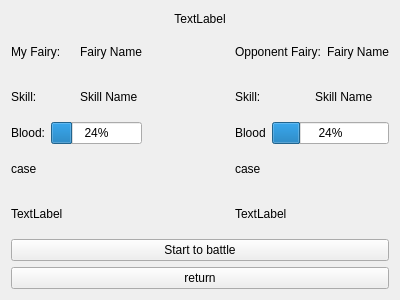
<?xml version="1.0" encoding="UTF-8"?>
<ui version="4.0">
 <class>battlefieldForm</class>
 <widget class="QWidget" name="battlefieldForm">
  <property name="geometry">
   <rect>
    <x>0</x>
    <y>0</y>
    <width>400</width>
    <height>300</height>
   </rect>
  </property>
  <property name="windowTitle">
   <string>Form</string>
  </property>
  <layout class="QGridLayout" name="gridLayout">
   <item row="0" column="0">
    <layout class="QVBoxLayout" name="verticalLayout_3">
     <item>
      <widget class="QLabel" name="gameType_label">
       <property name="maximumSize">
        <size>
         <width>16777215</width>
         <height>15</height>
        </size>
       </property>
       <property name="text">
        <string>TextLabel</string>
       </property>
       <property name="alignment">
        <set>Qt::AlignCenter</set>
       </property>
      </widget>
     </item>
     <item>
      <layout class="QHBoxLayout" name="horizontalLayout_5">
       <item>
        <layout class="QVBoxLayout" name="verticalLayout">
         <item>
          <layout class="QHBoxLayout" name="horizontalLayout">
           <item>
            <widget class="QLabel" name="label_3">
             <property name="text">
              <string>My Fairy:</string>
             </property>
            </widget>
           </item>
           <item>
            <widget class="QLabel" name="myFairyName_label">
             <property name="text">
              <string>Fairy Name</string>
             </property>
            </widget>
           </item>
          </layout>
         </item>
         <item>
          <layout class="QHBoxLayout" name="horizontalLayout_2">
           <item>
            <widget class="QLabel" name="label_9">
             <property name="text">
              <string>Skill:</string>
             </property>
            </widget>
           </item>
           <item>
            <widget class="QLabel" name="myskill_label">
             <property name="text">
              <string>Skill Name</string>
             </property>
            </widget>
           </item>
          </layout>
         </item>
         <item>
          <layout class="QHBoxLayout" name="horizontalLayout_6">
           <item>
            <widget class="QLabel" name="label_13">
             <property name="text">
              <string>Blood:</string>
             </property>
            </widget>
           </item>
           <item>
            <widget class="QProgressBar" name="myBlood_progressBar">
             <property name="value">
              <number>24</number>
             </property>
            </widget>
           </item>
          </layout>
         </item>
         <item>
          <widget class="QLabel" name="myCase_label">
           <property name="text">
            <string>case</string>
           </property>
          </widget>
         </item>
         <item>
          <widget class="QLabel" name="myFig_label">
           <property name="text">
            <string>TextLabel</string>
           </property>
          </widget>
         </item>
        </layout>
       </item>
       <item>
        <spacer name="horizontalSpacer">
         <property name="orientation">
          <enum>Qt::Horizontal</enum>
         </property>
         <property name="sizeHint" stdset="0">
          <size>
           <width>10</width>
           <height>20</height>
          </size>
         </property>
        </spacer>
       </item>
       <item>
        <layout class="QVBoxLayout" name="verticalLayout_2">
         <item>
          <layout class="QHBoxLayout" name="horizontalLayout_3">
           <item>
            <widget class="QLabel" name="label_5">
             <property name="text">
              <string>Opponent Fairy:</string>
             </property>
            </widget>
           </item>
           <item>
            <widget class="QLabel" name="opponentName_label">
             <property name="text">
              <string>Fairy Name</string>
             </property>
            </widget>
           </item>
          </layout>
         </item>
         <item>
          <layout class="QHBoxLayout" name="horizontalLayout_4">
           <item>
            <widget class="QLabel" name="label_11">
             <property name="text">
              <string>Skill:</string>
             </property>
            </widget>
           </item>
           <item>
            <widget class="QLabel" name="opponent_skill">
             <property name="text">
              <string>Skill Name</string>
             </property>
            </widget>
           </item>
          </layout>
         </item>
         <item>
          <layout class="QHBoxLayout" name="horizontalLayout_7">
           <item>
            <widget class="QLabel" name="label_14">
             <property name="text">
              <string>Blood</string>
             </property>
            </widget>
           </item>
           <item>
            <widget class="QProgressBar" name="opponentBlood_progressBar">
             <property name="value">
              <number>24</number>
             </property>
            </widget>
           </item>
          </layout>
         </item>
         <item>
          <widget class="QLabel" name="opponentCase_label">
           <property name="text">
            <string>case</string>
           </property>
          </widget>
         </item>
         <item>
          <widget class="QLabel" name="opponentFig_label">
           <property name="text">
            <string>TextLabel</string>
           </property>
          </widget>
         </item>
        </layout>
       </item>
      </layout>
     </item>
     <item>
      <widget class="QPushButton" name="start_pushButton">
       <property name="text">
        <string>Start to battle</string>
       </property>
      </widget>
     </item>
     <item>
      <widget class="QPushButton" name="return_pushButton">
       <property name="text">
        <string>return</string>
       </property>
      </widget>
     </item>
    </layout>
   </item>
  </layout>
 </widget>
 <resources/>
 <connections/>
</ui>
